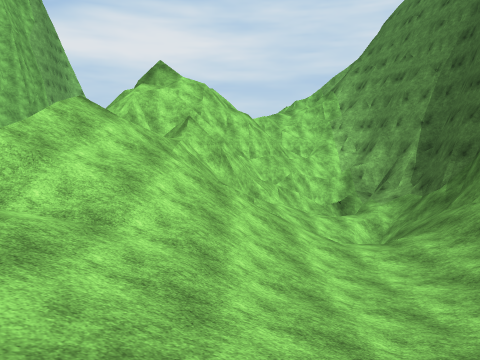
view 1 (above)

16 first-person views from a walk through a 3-D level made in the Unity game engine. The camera is 1.5 m above the floor, tilts 6° down and sees 70° across. The floor is counted in squares, 2 m on a side. Each view is taken from the middle of a square. On the plan, view 1 faces up. The plan holds only what a view shows up to about 11 squares ahead; the rest is blank. The place goes on beyond the plan. The player is left out. Surface patterns are stand-ins for the level's own textures.

view 2
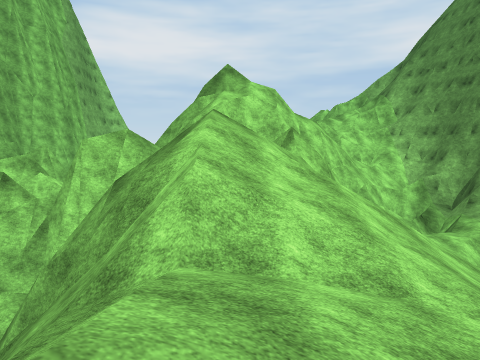

view 3
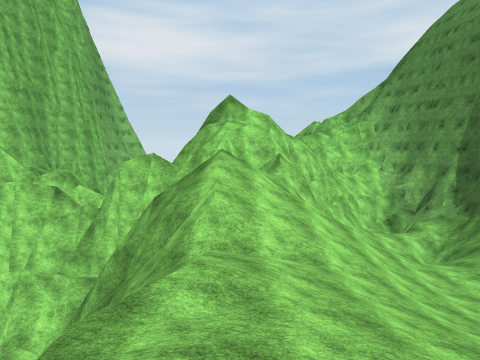

view 4
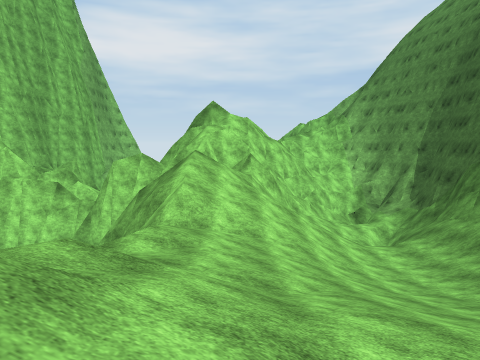

view 5
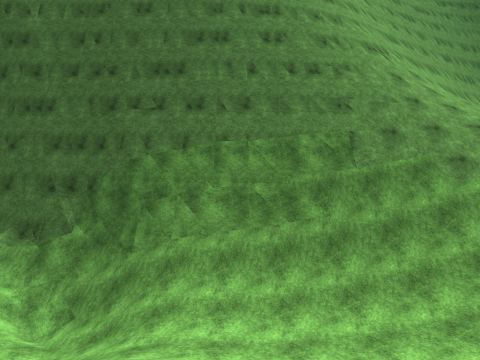

view 6
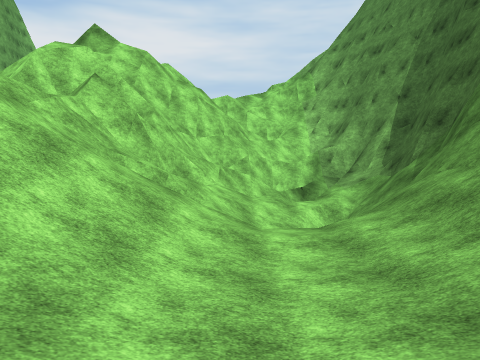

view 7
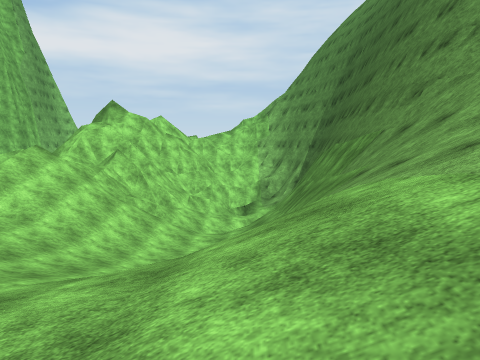

view 8
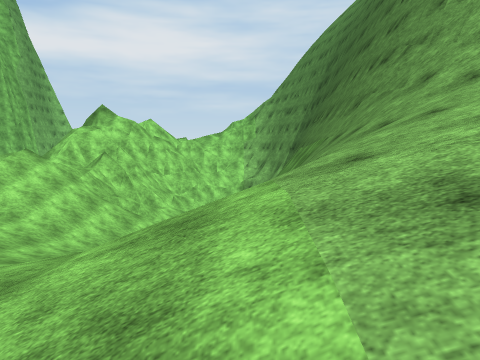

view 9
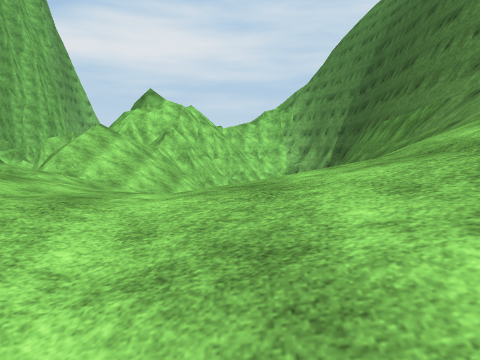

view 10
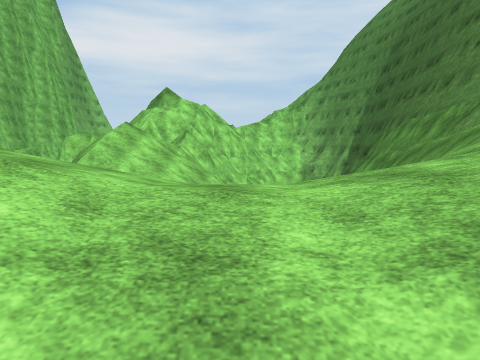

view 11
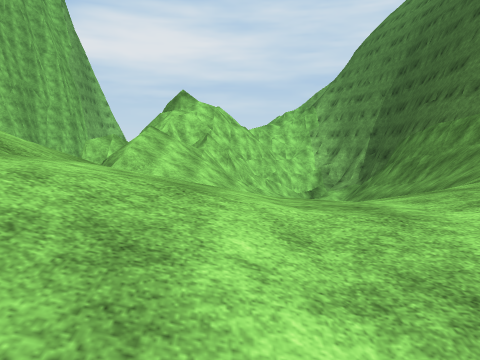

view 12
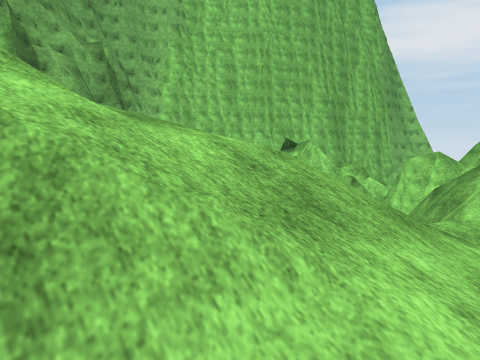

view 13
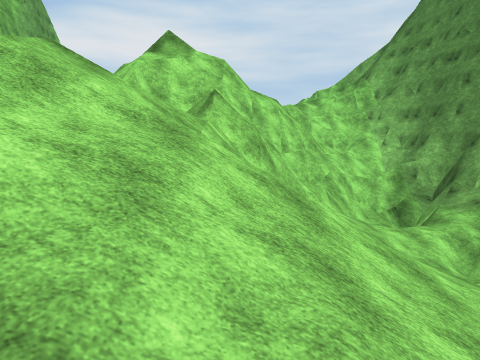

view 14
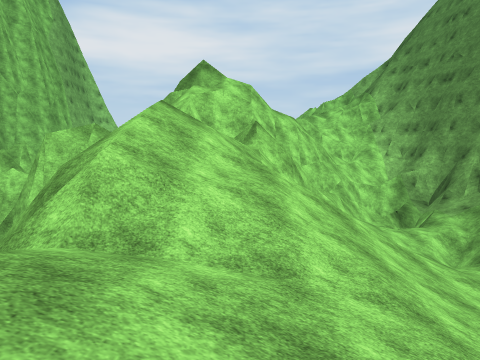

view 15
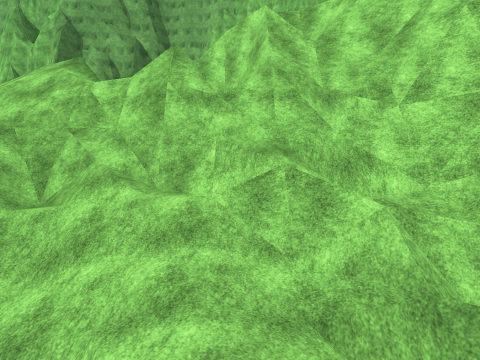

view 16
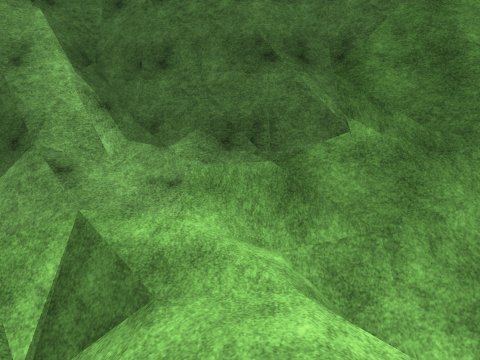

### Floor plan
Key: @ floor where view 1 was taken; # wall or solid block; x gap in a wall; . main floor; - floor 0.25 m lower than the main floor; : floor 0.5 m higher than the main floor; _ floor 0.75 m lower than the main floor; < floor 4 m lower than the main floor; ( floor 4.25 m lower than the main floor; ! floor 5 m lower than the main floor; / step, stairs or slope; = window, fence, low wall or low ledge; v drop or lower ground.
Columns run from 10 left of view 1 to 10 right of it. Each row starts with its distance up from view 1.
 14           ###v=v/#
 13         ###==////#
 12 vv  v #####=//!//#
 11 vvvvvv#v###/////##
 10 vvvv    ##//////##
  9   v     /#=/////#
  8 vvv vvv/////////##
  7 vvvvvv///////(//##
  6    vvv///////(///#
  5     vx=/////((///##
  4      ///////<////###
  3       //////<////#=##
  2       /////////////##
  1      v__////////////
  0       ////@/  //////
 -1       //////////////
 -2       /////_///////
 -3       ///.--..////
 -4       ///:.-..////
 -5       /////_/////
 -6           ///  /

Where each view was taken, in squares from view 1:
view 1: 0 up, 0 right, facing up
view 2: 1 up, 3 left, facing up
view 3: 2 down, 3 left, facing up
view 4: 4 down, 2 left, facing up
view 5: 6 up, 3 left, facing right
view 6: 2 up, 2 right, facing up
view 7: 5 down, 4 right, facing up
view 8: 6 down, 5 right, facing up
view 9: 6 down, 2 right, facing up
view 10: 6 down, 1 right, facing up
view 11: 6 down, 0 right, facing up
view 12: 5 down, 2 left, facing up-left
view 13: 3 up, 1 left, facing up
view 14: 1 up, 2 left, facing up
view 15: 12 up, 6 right, facing left
view 16: 12 up, 2 right, facing right
